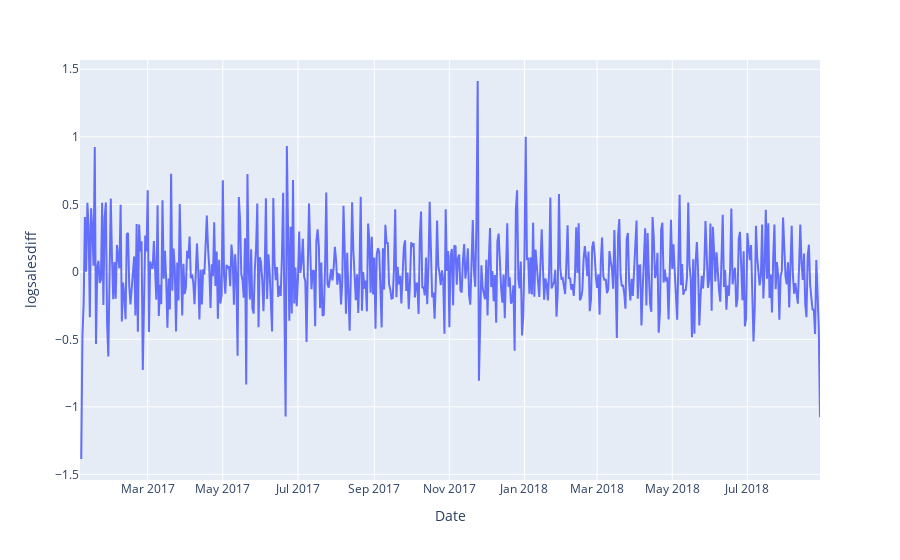

The cell this chart's notebook holds for it:
### Code cell
df['logsales'] = np.log(df['sales'])
df['logsalesdiff'] = df['logsales'].diff()
df
px.line(df, x='date', y='logsalesdiff',
       labels = {
           'date' : 'Date',
           'salesiff' : 'Differenced and logged of sales'
       })

### Figure 1 — Plotly figure (JSON) as saved in the notebook; plotly's stock layout.template omitted (floating-point values rounded to 4 significant figures; data arrays with more than 128 entries replaced by an {"elided": "..."} marker saying what was removed)
{"data": [{"hovertemplate": "Date=%{x}<br>logsalesdiff=%{y}<extra></extra>", "legendgroup": "", "line": {"color": "#636efa", "dash": "solid"}, "mode": "lines", "name": "", "orientation": "v", "showlegend": false, "type": "scatter", "x": {"elided": "602 str values"}, "xaxis": "x", "y": {"elided": "602 float values"}, "yaxis": "y"}], "layout": {"legend": {"tracegroupgap": 0}, "margin": {"t": 60}, "xaxis": {"anchor": "y", "domain": [0, 1], "title": {"text": "Date"}}, "yaxis": {"anchor": "x", "domain": [0, 1], "title": {"text": "logsalesdiff"}}}}
